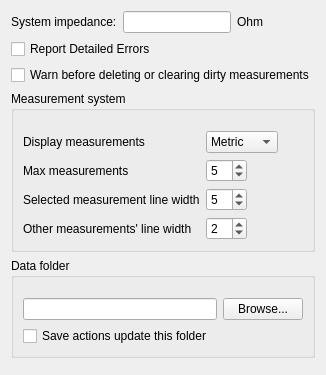
     <widget class="QWidget" name="General">
      <attribute name="title">
       <string>General</string>
      </attribute>
      <layout class="QFormLayout" name="formLayout_5">
       <item row="0" column="0">
        <layout class="QHBoxLayout" name="horizontalLayout_38">
         <item>
          <layout class="QVBoxLayout" name="verticalLayout_19">
           <item>
            <layout class="QHBoxLayout" name="horizontalLayout_29">
             <item>
              <widget class="QLabel" name="label_4">
               <property name="text">
                <string>System impedance:</string>
               </property>
              </widget>
             </item>
             <item>
              <widget class="QLineEdit" name="lineEdit_systemImpedance">
               <property name="sizePolicy">
                <sizepolicy hsizetype="Preferred" vsizetype="Fixed">
                 <horstretch>0</horstretch>
                 <verstretch>0</verstretch>
                </sizepolicy>
               </property>
               <property name="maxLength">
                <number>4</number>
               </property>
              </widget>
             </item>
             <item>
              <widget class="QLabel" name="label_6">
               <property name="text">
                <string>Ohm</string>
               </property>
              </widget>
             </item>
             <item>
              <spacer name="horizontalSpacer_4">
               <property name="orientation">
                <enum>Qt::Orientation::Horizontal</enum>
               </property>
               <property name="sizeHint" stdset="0">
                <size>
                 <width>40</width>
                 <height>20</height>
                </size>
               </property>
              </spacer>
             </item>
            </layout>
           </item>
           <item>
            <widget class="QCheckBox" name="checkBoxReportDetailedErrors">
             <property name="toolTip">
              <string>Shows additional, technical analyzer error messages
(BLE connection/protocol errors) in the error dialog.
Off by default -- frequent and low-level, more noise
than help for day-to-day use. Always-shown messages
(analyzer busy/unreachable) aren't affected.</string>
             </property>
             <property name="text">
              <string>Report Detailed Errors</string>
             </property>
            </widget>
           </item>
           <item>
            <widget class="QCheckBox" name="checkBoxWarnDirtyDelete">
             <property name="toolTip">
              <string>A measurement is "dirty" if scanned or renamed
since it was last saved (shown as " *" in Points column).

Warns before Delete/Clear All discards any dirty measurement.</string>
             </property>
             <property name="text">
              <string>Warn before deleting or clearing dirty measurements</string>
             </property>
            </widget>
           </item>
           <item>
            <widget class="QGroupBox" name="groupBox_7">
             <property name="title">
              <string>Measurement system</string>
             </property>
             <layout class="QFormLayout" name="formLayout_measurementSystem">
              <property name="fieldGrowthPolicy">
               <enum>QFormLayout::FieldGrowthPolicy::FieldsStayAtSizeHint</enum>
              </property>
              <property name="topMargin">
               <number>20</number>
              </property>
              <item row="0" column="0">
               <widget class="QLabel" name="label_displayMeasurements">
                <property name="text">
                 <string>Display measurements</string>
                </property>
               </widget>
              </item>
              <item row="0" column="1">
               <widget class="NoScrollComboBox" name="measureSystemComboBox">
                <property name="maximumSize">
                 <size>
                  <width>140</width>
                  <height>16777215</height>
                 </size>
                </property>
                <item>
                 <property name="text">
                  <string>Metric</string>
                 </property>
                </item>
                <item>
                 <property name="text">
                  <string>Imperial</string>
                 </property>
                </item>
               </widget>
              </item>
              <item row="1" column="0">
               <widget class="QLabel" name="label_33">
                <property name="toolTip">
                 <string>The maximum number of simultaneously displayed measurements</string>
                </property>
                <property name="text">
                 <string>Max measurements</string>
                </property>
               </widget>
              </item>
              <item row="1" column="1">
               <widget class="NoScrollSpinBox" name="spinBoxMeasurements">
                <property name="toolTip">
                 <string>The maximum number of simultaneously displayed measurements</string>
                </property>
                <property name="maximumSize">
                 <size>
                  <width>100</width>
                  <height>16777215</height>
                 </size>
                </property>
                <property name="minimum">
                 <number>1</number>
                </property>
                <property name="maximum">
                 <number>15</number>
                </property>
                <property name="value">
                 <number>5</number>
                </property>
               </widget>
              </item>
              <item row="2" column="0">
               <widget class="QLabel" name="label_activeLineWidth">
                <property name="toolTip">
                 <string>Line width (pixels) for the currently-selected measurement's traces</string>
                </property>
                <property name="text">
                 <string>Selected measurement line width</string>
                </property>
               </widget>
              </item>
              <item row="2" column="1">
               <widget class="NoScrollSpinBox" name="spinBoxActiveLineWidth">
                <property name="toolTip">
                 <string>Line width (pixels) for the currently-selected measurement's traces</string>
                </property>
                <property name="maximumSize">
                 <size>
                  <width>100</width>
                  <height>16777215</height>
                 </size>
                </property>
                <property name="minimum">
                 <number>1</number>
                </property>
                <property name="maximum">
                 <number>10</number>
                </property>
                <property name="value">
                 <number>5</number>
                </property>
               </widget>
              </item>
              <item row="3" column="0">
               <widget class="QLabel" name="label_inactiveLineWidth">
                <property name="toolTip">
                 <string>Line width (pixels) for every other loaded measurement's traces</string>
                </property>
                <property name="text">
                 <string>Other measurements' line width</string>
                </property>
               </widget>
              </item>
              <item row="3" column="1">
               <widget class="NoScrollSpinBox" name="spinBoxInactiveLineWidth">
                <property name="toolTip">
                 <string>Line width (pixels) for every other loaded measurement's traces</string>
                </property>
                <property name="maximumSize">
                 <size>
                  <width>100</width>
                  <height>16777215</height>
                 </size>
                </property>
                <property name="minimum">
                 <number>1</number>
                </property>
                <property name="maximum">
                 <number>10</number>
                </property>
                <property name="value">
                 <number>2</number>
                </property>
               </widget>
              </item>
             </layout>
            </widget>
           </item>
          </layout>
         </item>
        </layout>
       </item>
       <item row="1" column="0" colspan="2">
        <widget class="QGroupBox" name="groupBoxDataFolder">
         <property name="title">
          <string>Data folder</string>
         </property>
         <layout class="QVBoxLayout" name="verticalLayout_dataFolder">
          <property name="topMargin">
           <number>20</number>
          </property>
          <item>
           <layout class="QHBoxLayout" name="horizontalLayout_dataFolder">
            <item>
             <widget class="QLineEdit" name="dataFolderLineEdit">
              <property name="sizePolicy">
               <sizepolicy hsizetype="Expanding" vsizetype="Fixed">
                <horstretch>0</horstretch>
                <verstretch>0</verstretch>
               </sizepolicy>
              </property>
              <property name="alignment">
               <set>Qt::AlignmentFlag::AlignLeading|Qt::AlignmentFlag::AlignLeft|Qt::AlignmentFlag::AlignVCenter</set>
              </property>
              <property name="readOnly">
               <bool>true</bool>
              </property>
             </widget>
            </item>
            <item>
             <widget class="QPushButton" name="dataFolderBrowseBtn">
              <property name="text">
               <string>Browse...</string>
              </property>
             </widget>
            </item>
           </layout>
          </item>
          <item>
           <widget class="QCheckBox" name="dataFolderFollowsSavesCheckBox">
            <property name="text">
             <string>Save actions update this folder</string>
            </property>
           </widget>
          </item>
         </layout>
        </widget>
       </item>
       <item row="2" column="0" colspan="2">
        <spacer name="verticalSpacer_general_bottom">
         <property name="orientation">
          <enum>Qt::Orientation::Vertical</enum>
         </property>
         <property name="sizeHint" stdset="0">
          <size>
           <width>20</width>
           <height>0</height>
          </size>
         </property>
        </spacer>
       </item>
      </layout>
     </widget>
